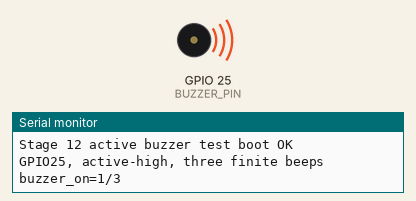
Simulated run of this sketch. Board: ESP32. Parts: buzzer (waves = sounding, pin HIGH), the last lines printed to the serial monitor.

Above: at 2.1 s.
At 6.7 s:
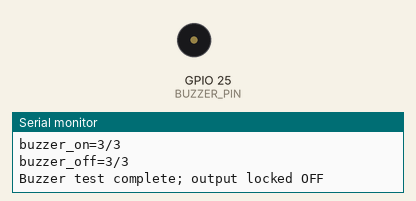
Timing chart, 0 to 8.2 s (numbered marks = the images above):
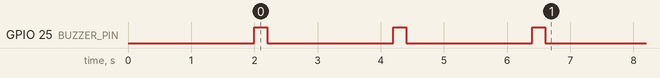

The sketch:

stage_12_buzzer_test.ino
```cpp
#include <Arduino.h>

namespace {
constexpr uint8_t BUZZER_PIN = 25;
constexpr uint32_t SERIAL_BAUD_RATE = 115200;
constexpr uint32_t STARTUP_SILENCE_MS = 2000;
constexpr uint32_t BEEP_ON_MS = 200;
constexpr uint32_t BEEP_OFF_MS = 2000;
constexpr uint8_t BEEP_COUNT = 3;
}

void setup() {
  pinMode(BUZZER_PIN, OUTPUT);
  digitalWrite(BUZZER_PIN, LOW);

  Serial.begin(SERIAL_BAUD_RATE);
  delay(STARTUP_SILENCE_MS);
  Serial.println("Stage 12 active buzzer test boot OK");
  Serial.println("GPIO25, active-high, three finite beeps");

  for (uint8_t count = 1; count <= BEEP_COUNT; ++count) {
    Serial.printf("buzzer_on=%u/%u\n", count, BEEP_COUNT);
    digitalWrite(BUZZER_PIN, HIGH);
    delay(BEEP_ON_MS);
    digitalWrite(BUZZER_PIN, LOW);
    Serial.printf("buzzer_off=%u/%u\n", count, BEEP_COUNT);
    if (count < BEEP_COUNT) {
      delay(BEEP_OFF_MS);
    }
  }

  digitalWrite(BUZZER_PIN, LOW);
  Serial.println("Buzzer test complete; output locked OFF");
}

void loop() {
  digitalWrite(BUZZER_PIN, LOW);
  delay(1000);
}
```
